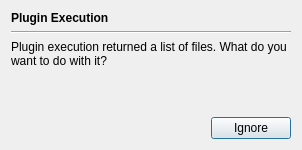
<?xml version="1.0" encoding="UTF-8"?>
<ui version="4.0">
 <class>PluginFilelistReturnDialog</class>
 <widget class="QDialog" name="PluginFilelistReturnDialog">
  <property name="geometry">
   <rect>
    <x>0</x>
    <y>0</y>
    <width>302</width>
    <height>150</height>
   </rect>
  </property>
  <property name="windowTitle">
   <string>Dialog</string>
  </property>
  <layout class="QVBoxLayout" name="verticalLayout">
   <item>
    <widget class="QLabel" name="label">
     <property name="font">
      <font>
       <bold>true</bold>
      </font>
     </property>
     <property name="text">
      <string>Plugin Execution</string>
     </property>
    </widget>
   </item>
   <item>
    <widget class="Line" name="line">
     <property name="orientation">
      <enum>Qt::Horizontal</enum>
     </property>
    </widget>
   </item>
   <item>
    <widget class="QLabel" name="msgLabel">
     <property name="text">
      <string>Plugin execution returned a list of files. What do you want to do with it?</string>
     </property>
     <property name="wordWrap">
      <bool>true</bool>
     </property>
    </widget>
   </item>
   <item>
    <spacer name="verticalSpacer">
     <property name="orientation">
      <enum>Qt::Vertical</enum>
     </property>
     <property name="sizeHint" stdset="0">
      <size>
       <width>20</width>
       <height>40</height>
      </size>
     </property>
    </spacer>
   </item>
   <item>
    <widget class="QDialogButtonBox" name="buttonBox">
     <property name="orientation">
      <enum>Qt::Horizontal</enum>
     </property>
     <property name="standardButtons">
      <set>QDialogButtonBox::Ignore</set>
     </property>
    </widget>
   </item>
  </layout>
 </widget>
 <resources/>
 <connections>
  <connection>
   <sender>buttonBox</sender>
   <signal>accepted()</signal>
   <receiver>PluginFilelistReturnDialog</receiver>
   <slot>accept()</slot>
   <hints>
    <hint type="sourcelabel">
     <x>248</x>
     <y>254</y>
    </hint>
    <hint type="destinationlabel">
     <x>157</x>
     <y>274</y>
    </hint>
   </hints>
  </connection>
  <connection>
   <sender>buttonBox</sender>
   <signal>rejected()</signal>
   <receiver>PluginFilelistReturnDialog</receiver>
   <slot>reject()</slot>
   <hints>
    <hint type="sourcelabel">
     <x>316</x>
     <y>260</y>
    </hint>
    <hint type="destinationlabel">
     <x>286</x>
     <y>274</y>
    </hint>
   </hints>
  </connection>
 </connections>
</ui>
